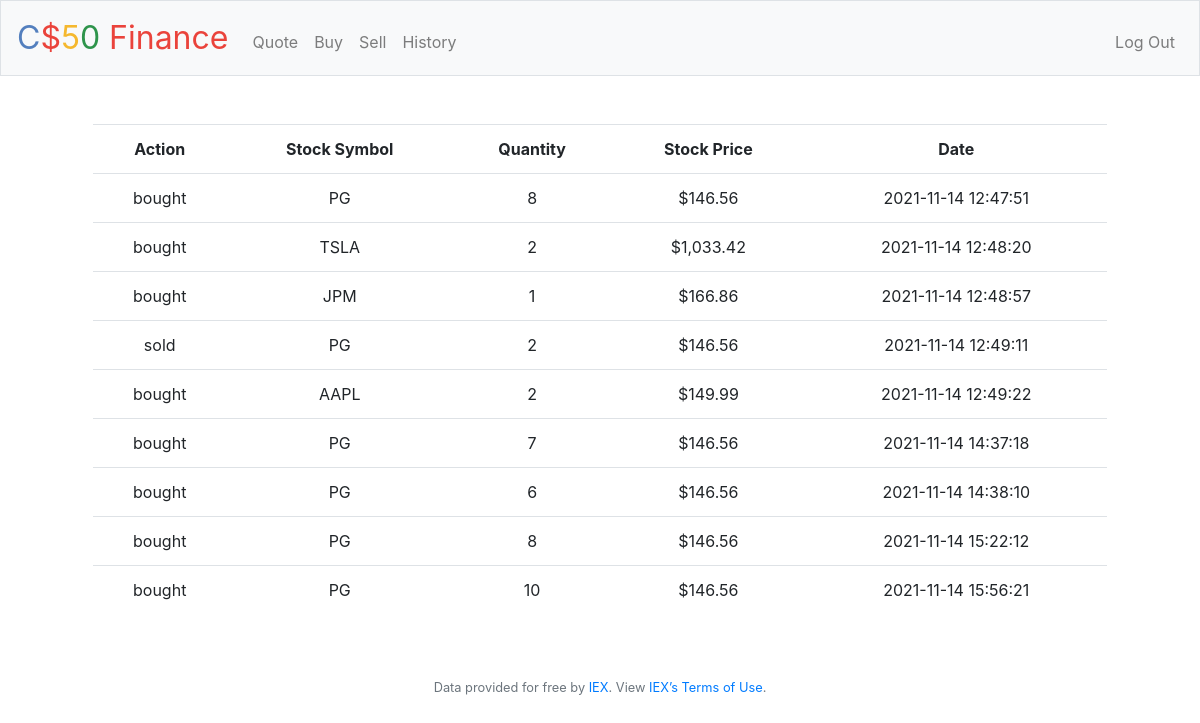
Screenshot of /history (signed in) with the database file from the repository.
### tables this page shows
CREATE TABLE transactions (id INTEGER, user_id INTEGER, action TEXT NOT NULL, symbol TEXT NOT NULL, quantity NUMERIC NOT NULL, price NUMERIC NOT NULL, date DATE, PRIMARY KEY(id),FOREIGN KEY(user_id) REFERENCES users(id) ON DELETE CASCADE);

### application.py (the view)
@app.route("/history")
@login_required
def history():
    rows = db.execute("SELECT * FROM transactions WHERE user_id = ?", session["user_id"])
    if not rows:
        return apology("no transactions found", 400)
    return render_template("history.html", stocks=rows)

### application.py (called while the page is built)
@app.after_request
def after_request(response):
    response.headers["Cache-Control"] = "no-cache, no-store, must-revalidate"
    response.headers["Expires"] = 0
    response.headers["Pragma"] = "no-cache"
    return response

### helpers.py (called while the page is built)
def login_required(f):
    @wraps(f)
    def decorated_function(*args, **kwargs):
        if session.get("user_id") is None:
            return redirect("/login")
        return f(*args, **kwargs)
    return decorated_function

def usd(value):
    return f"${value:,.2f}"

### templates/history.html (shortened to what this page needs)
{% extends "layout.html" %}
{% block main %}
    <div class="container">
        <table class="table">
            <tr>
                <th>Action</th>
                <th>Stock Symbol</th>
                <th>Quantity</th>
                <th>Stock Price</th>
                <th>Date</th>
            </tr>
            {% for stock in stocks %}
                <tr>
                    <td>{{ stock['action'] }}</td>
                    <td>{{ stock['symbol'] }}</td>
                    <td>{{ stock['quantity'] }}</td>
                    <td>{{ stock['price'] | usd}}</td>
                    <td>{{ stock['date'] }}</td>
                </tr>
            {% endfor %}
        </table>
    </div>
{% endblock %}

### templates/layout.html (shortened to what this page needs)
<!DOCTYPE html>
<html lang="en">
    <head>
        <link rel="stylesheet" href="https://cdn.jsdelivr.net/npm/bootstrap@4.5.3/dist/css/bootstrap.min.css">
        <link href="/static/styles.css" rel="stylesheet">
    </head>
    <body>
        <nav class="navbar navbar-expand-md navbar-light bg-light border">
            <a class="navbar-brand" href="/"><span class="blue">C</span><span class="red">$</span><span class="yellow">5</span><span class="green">0</span> <span class="red">Finance</span></a>
            <div class="collapse navbar-collapse" id="navbar">
                {% if session.user_id %}
                    <ul class="navbar-nav mr-auto mt-2">
                        <li class="nav-item"><a class="nav-link" href="/quote">Quote</a></li>
                        <li class="nav-item"><a class="nav-link" href="/buy">Buy</a></li>
                        <li class="nav-item"><a class="nav-link" href="/sell">Sell</a></li>
                        <li class="nav-item"><a class="nav-link" href="/history">History</a></li>
                    </ul>
                    <ul class="navbar-nav ml-auto mt-2">
                        <li class="nav-item"><a class="nav-link" href="/logout">Log Out</a></li>
                    </ul>
                {% else %}
                    <ul class="navbar-nav ml-auto mt-2">
                        <li class="nav-item"><a class="nav-link" href="/register">Register</a></li>
                        <li class="nav-item"><a class="nav-link" href="/login">Log In</a></li>
                    </ul>
                {% endif %}
            </div>
        </nav>
        <main class="container p-5">
            {% block main %}{% endblock %}
        </main>
        <footer class="small text-center text-muted">
            Data provided for free by <a href="https://iextrading.com/developer">IEX</a>. View <a href="https://iextrading.com/api-exhibit-a/">IEX’s Terms of Use</a>.
        </footer>
    </body>
</html>

### static/styles.css (style rules this page uses)
nav .navbar-brand { font-size: xx-large; }
nav .navbar-brand .blue { color: #537fbe; }
nav .navbar-brand .red { color: #ea433b; }
nav .navbar-brand .yellow { color: #f5b82e; }
nav .navbar-brand .green { color: #2e944b; }
main { overflow-x: auto; text-align: center; }

### rows the page displays
transactions: action "bought", symbol "PG", quantity "8", price "$146.56", date "2021-11-14 12:47:51"
transactions: action "bought", symbol "TSLA", quantity "2", price "$1,033.42", date "2021-11-14 12:48:20"
transactions: action "bought", symbol "JPM", quantity "1", price "$166.86", date "2021-11-14 12:48:57"
transactions: action "sold", symbol "PG", quantity "2", price "$146.56", date "2021-11-14 12:49:11"
transactions: action "bought", symbol "AAPL", quantity "2", price "$149.99", date "2021-11-14 12:49:22"
transactions: action "bought", symbol "PG", quantity "7", price "$146.56", date "2021-11-14 14:37:18"
transactions: action "bought", symbol "PG", quantity "6", price "$146.56", date "2021-11-14 14:38:10"
transactions: action "bought", symbol "PG", quantity "8", price "$146.56", date "2021-11-14 15:22:12"
transactions: action "bought", symbol "PG", quantity "10", price "$146.56", date "2021-11-14 15:56:21"
